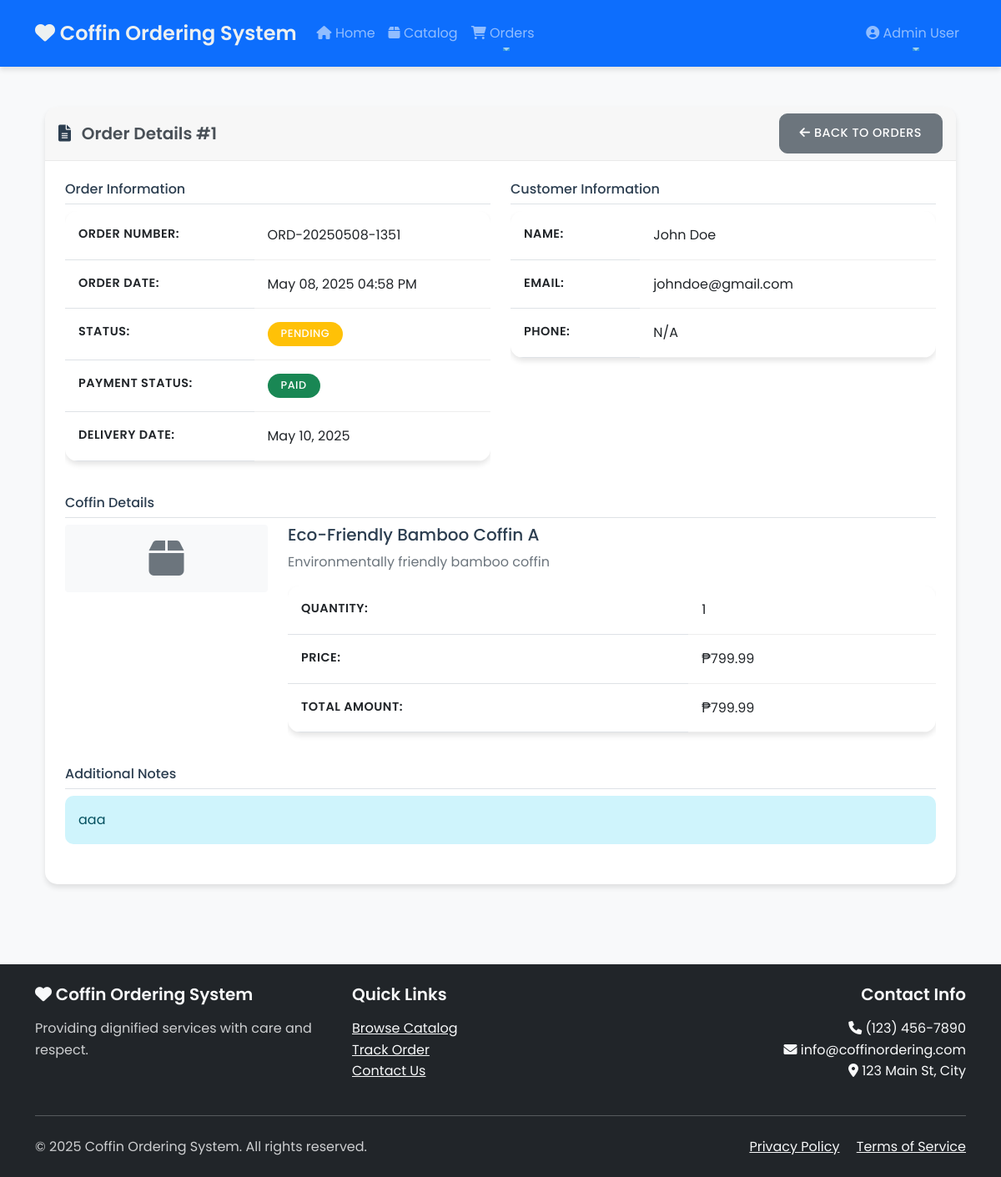
The page /public/order_details.php?id=1 (signed in) on the database its author committed.
### tables this page shows
CREATE TABLE `orders` (
  `id` int(11) NOT NULL,
  `user_id` int(11) NOT NULL,
  `coffin_id` int(11) NOT NULL,
  `order_number` varchar(20) NOT NULL,
  `quantity` int(11) NOT NULL DEFAULT 1,
  `total_amount` decimal(10,2) NOT NULL,
  `status` enum('pending','processing','delivered','cancelled') DEFAULT 'pending',
  `is_paid` tinyint(1) DEFAULT 0,
  `delivery_date` date NOT NULL,
  `notes` text DEFAULT NULL,
  `created_at` timestamp NOT NULL DEFAULT current_timestamp(),
  `updated_at` timestamp NOT NULL DEFAULT current_timestamp() ON UPDATE current_timestamp(),
  `payment_status` enum('pending','paid','cancelled') NOT NULL DEFAULT 'pending'
);

CREATE TABLE `users` (
  `id` int(11) NOT NULL,
  `name` varchar(100) NOT NULL,
  `email` varchar(100) NOT NULL,
  `password` varchar(255) NOT NULL,
  `role` enum('user','admin') DEFAULT 'user',
  `created_at` timestamp NOT NULL DEFAULT current_timestamp(),
  `updated_at` timestamp NOT NULL DEFAULT current_timestamp() ON UPDATE current_timestamp(),
  `last_login` timestamp NULL DEFAULT NULL,
  `phone` varchar(30) DEFAULT NULL
);

CREATE TABLE `coffins` (
  `id` int(11) NOT NULL,
  `name` varchar(100) NOT NULL,
  `description` text DEFAULT NULL,
  `image` varchar(255) DEFAULT NULL,
  `price` decimal(10,2) NOT NULL,
  `image_url` varchar(255) DEFAULT NULL,
  `stock` int(11) NOT NULL DEFAULT 0,
  `created_at` timestamp NOT NULL DEFAULT current_timestamp(),
  `updated_at` timestamp NOT NULL DEFAULT current_timestamp() ON UPDATE current_timestamp(),
  `category` varchar(50) NOT NULL DEFAULT 'wood',
  `stock_quantity` int(11) NOT NULL DEFAULT 0,
  `low_stock_threshold` int(11) NOT NULL DEFAULT 5
);

### public/order_details.php (the view, shortened to what this page needs)
<?php
require_once '../config/db.php';
$order_id = filter_input(INPUT_GET, 'id', FILTER_VALIDATE_INT);
$stmt = $pdo->prepare("
    SELECT o.*,
           u.name as customer_name,
           u.email as customer_email,
           u.phone as customer_phone,
           c.name as coffin_name,
           c.description as coffin_description,
           c.image as coffin_image,
           c.price as coffin_price
    FROM orders o
    LEFT JOIN users u ON o.user_id = u.id
    LEFT JOIN coffins c ON o.coffin_id = c.id
    WHERE o.id = ?
");
$stmt->execute([$order_id]);
$order = $stmt->fetch(PDO::FETCH_ASSOC);
$customer_name = !empty($order['customer_name']) ? $order['customer_name'] : 'Guest Customer';
include '../includes/header.php';
?>
<div class="container py-4">
    <div class="row">
        <div class="col-12">
            <div class="card mb-4">
                <div class="card-header d-flex justify-content-between align-items-center">
                    <h5 class="card-title mb-0">
                        <i class="fas fa-file-alt"></i> Order Details #<?= $order['id'] ?>
                    </h5>
                    <a href="order_history.php" class="btn btn-secondary btn-sm">
                        <i class="fas fa-arrow-left"></i> Back to Orders
                    </a>
                </div>
                <div class="card-body">
                    <div class="row">
                        <div class="col-md-6 mb-4">
                            <h6 class="border-bottom pb-2">Order Information</h6>
                            <div class="table-responsive">
                                <table class="table table-sm">
                                    <tr>
                                        <th>Order Number:</th>
                                        <td><?= htmlspecialchars($order['order_number']) ?></td>
                                    </tr>
                                    <tr>
                                        <th>Order Date:</th>
                                        <td><?= date('F d, Y h:i A', strtotime($order['created_at'])) ?></td>
                                    </tr>
                                    <tr>
                                        <th>Status:</th>
                                        <td>
                                            <span class="badge bg-<?= getStatusColor($order['status'] ?? 'pending') ?>">
                                                <?= ucfirst($order['status'] ?? 'pending') ?>
                                            </span>
                                        </td>
                                    </tr>
                                    <tr>
                                        <th>Payment Status:</th>
                                        <td>
                                            <span class="badge bg-<?= getPaymentStatusColor($order['payment_status'] ?? 'pending') ?>">
                                                <?= ucfirst($order['payment_status'] ?? 'pending') ?>
                                            </span>
                                        </td>
                                    </tr>
                                    <tr>
                                        <th>Delivery Date:</th>
                                        <td><?= date('F d, Y', strtotime($order['delivery_date'])) ?></td>
                                    </tr>
                                </table>
                            </div>
                        </div>
                        <div class="col-md-6 mb-4">
                            <h6 class="border-bottom pb-2">Customer Information</h6>
                            <div class="table-responsive">
                                <table class="table table-sm">
                                    <tr>
                                        <th>Name:</th>
                                        <td><?= htmlspecialchars($customer_name) ?></td>
                                    </tr>
                                    <tr>
                                        <th>Email:</th>
                                        <td><?= htmlspecialchars($order['customer_email'] ?? 'N/A') ?></td>
                                    </tr>
                                    <tr>
                                        <th>Phone:</th>
                                        <td><?= htmlspecialchars($order['customer_phone'] ?? 'N/A') ?></td>
                                    </tr>
                                </table>
                            </div>
                        </div>
                        <div class="col-md-12 mb-4">
                            <h6 class="border-bottom pb-2">Coffin Details</h6>
                            <div class="row">
                                <div class="col-md-3">
                                    <?php if (!empty($order['coffin_image'])): ?>
                                        <img src="<?= htmlspecialchars($order['coffin_image']) ?>"
                                             class="img-fluid rounded"
                                             alt="<?= htmlspecialchars($order['coffin_name']) ?>">
                                    <?php else: ?>
                                        <div class="bg-light p-3 rounded text-center">
                                            <i class="fas fa-box fa-3x text-muted"></i>
                                        </div>
                                    <?php endif; ?>
                                </div>
                                <div class="col-md-9">
                                    <h5><?= htmlspecialchars($order['coffin_name']) ?></h5>
                                    <p class="text-muted"><?= htmlspecialchars($order['coffin_description']) ?></p>
                                    <div class="table-responsive">
                                        <table class="table table-sm">
                                            <tr>
                                                <th>Quantity:</th>
                                                <td><?= $order['quantity'] ?></td>
                                            </tr>
                                            <tr>
                                                <th>Price:</th>
                                                <td>₱<?= number_format($order['coffin_price'], 2) ?></td>
                                            </tr>
                                            <tr>
                                                <th>Total Amount:</th>
                                                <td>₱<?= number_format($order['total_amount'], 2) ?></td>
                                            </tr>
                                        </table>
                                    </div>
                                </div>
                            </div>
                        </div>
                        <?php if (!empty($order['notes'])): ?>
                        <div class="col-md-12">
                            <h6 class="border-bottom pb-2">Additional Notes</h6>
                            <div class="alert alert-info">
                                <?= nl2br(htmlspecialchars($order['notes'])) ?>
                            </div>
                        </div>
                        <?php endif; ?>
                    </div>
                </div>
            </div>
        </div>
    </div>
</div>
<?php
function getStatusColor($status) {
    return match($status) {
        'pending' => 'warning',
        'processing' => 'info',
        'delivered' => 'success',
        'cancelled' => 'danger',
        default => 'secondary'
    };
}
function getPaymentStatusColor($status) {
    return match($status) {
        'paid' => 'success',
        'pending' => 'warning',
        'cancelled' => 'danger',
        default => 'secondary'
    };
}
include '../includes/footer.php';
?>

### public/css/style.css (style rules this page uses)
:root { --primary-color: #2c3e50; --secondary-color: #34495e; --accent-color: #3498db; --success-color: #2ecc71; --warning-color: #f1c40f; --danger-color: #e74c3c; --light-bg: #f8f9fa; --dark-text: #2c3e50; --light-text: #ecf0f1; --card-shadow: 0 4px 6px rgba(0,0,0,0.1); --hover-shadow: 0 6px 12px rgba(0,0,0,0.15); }
body { font-family: 'Poppins', sans-serif; line-height: 1.6; background-color: var(--light-bg); color: var(--dark-text); min-height: 100vh; display: flex; flex-direction: column; }
.card { border: none; border-radius: 15px; box-shadow: var(--card-shadow); transition: all 0.3s ease; overflow: hidden; margin-bottom: 20px; background: white; }
.card-title { color: var(--primary-color); font-weight: 600; margin-bottom: 1rem; }
.card-body { padding: 1.5rem; }
.btn { border-radius: 10px; padding: 12px 24px; font-weight: 500; transition: all 0.3s ease; text-transform: uppercase; letter-spacing: 0.5px; font-size: 0.9rem; }
.table { background-color: white; border-radius: 15px; overflow: hidden; box-shadow: var(--card-shadow); }
.table th { font-weight: 600; padding: 1rem; text-transform: uppercase; font-size: 0.9rem; letter-spacing: 0.5px; }
.table td { padding: 1rem; vertical-align: middle; border-bottom: 1px solid #eee; }
.badge { padding: 8px 16px; border-radius: 20px; font-weight: 500; text-transform: uppercase; font-size: 0.8rem; letter-spacing: 0.5px; }
.alert { border-radius: 10px; border: none; padding: 1rem 1.5rem; margin-bottom: 1.5rem; display: flex; align-items: center; gap: 1rem; }
.card { transition: transform 0.3s ease, box-shadow 0.3s ease; }
.card-header { border-bottom: 1px solid rgba(0, 0, 0, 0.05); }
.card-header h5 { color: #495057; font-weight: 600; }
.card-header h5 i { color: var(--primary-color); margin-right: 0.5rem; }
.alert { border: none; border-radius: 10px; padding: 1rem; margin-bottom: 1.5rem; }

### rows shown on the page
orders: id "1", order_number "ORD-20250508-1351", created_at "May 08, 2025 04:58 PM", status "PENDING", payment_status "PAID", delivery_date "May 10, 2025", user.name "John Doe", user.email "johndoe@gmail.com", user.phone "N/A", coffin.name "Eco-Friendly Bamboo Coffin A", coffin.description "Environmentally friendly bamboo coffin", quantity "1", coffin.price "799.99", total_amount "799.99", notes "aaa"

### other values the page prints
$_SESSION['username'] "Admin User"
